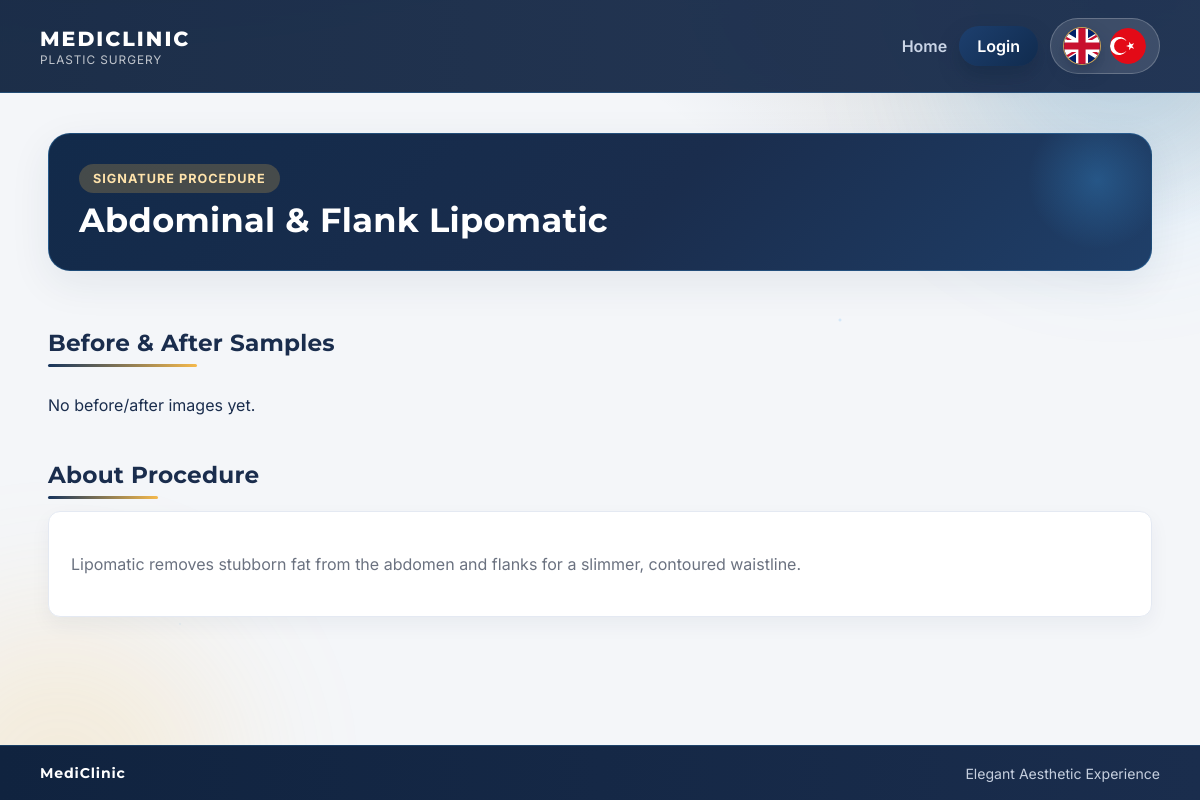
The page /procedure/abdominal-flank-lipomatic/ on the database its author committed.
### clinic/models.py (models this page shows, shortened)
class Procedure(models.Model):
    slug = models.SlugField(unique=True)
    name_en = models.CharField(max_length=120)
    name_tr = models.CharField(max_length=120)
    summary_en = models.TextField()
    summary_tr = models.TextField()
    default_image = models.ImageField(upload_to='procedures/defaults/')
    created_at = models.DateTimeField(auto_now_add=True)
    class Meta:
        ordering = ['name_en']

### clinic/views.py (the view)
# urls.py: path('procedure/<slug:slug>/', views.procedure_detail, name='procedure_detail'),
def procedure_detail(request, slug):
    lang = request.session.get('lang', 'en')
    procedure = get_object_or_404(Procedure, slug=slug)
    gallery_sections = build_gallery_sections(procedure, lang)
    context = {
        'procedure': procedure,
        'name': get_text(procedure, 'name', lang),
        'summary': get_text(procedure, 'summary', lang),
        'gallery_sections': gallery_sections,
        'has_gallery': bool(gallery_sections),
    }
    return render(request, 'clinic/procedure_detail.html', add_shared_forms(request, context))

### clinic/context_processors.py (called while the page is built)
def global_context(request):
    current_lang = request.session.get('lang', 'en')
    if current_lang not in UI_TEXTS:
        current_lang = 'en'
    return {
        'current_lang': current_lang,
        'texts': UI_TEXTS[current_lang],
    }

### clinic/views.py (called while the page is built, shortened)
def get_text(obj, field_base, lang):
    value = getattr(obj, f'{field_base}_{lang}', '')
    if value:
        return value
    return getattr(obj, f'{field_base}_en', '')

def add_shared_forms(request, context):
    if request.user.is_authenticated and 'procedure_form' not in context:
        context['procedure_form'] = ProcedureForm()
    return context

def build_gallery_sections(procedure, lang):
    sections = []
    return sections

### templates/clinic/procedure_detail.html (shortened to what this page needs)
{% extends 'base.html' %}
{% block content %}
<section class="hero">
    <div class="hero-detail-head">
        <div>
            <div class="hero-chip">Signature Procedure</div>
            <h1>{{ name }}</h1>
        </div>
    </div>
</section>
<h2 class="section-title">{{ texts.before_after }}</h2>
{% if has_gallery %}
    <section class="pairs-grid">
        {% for section in gallery_sections %}
            <article class="pair-section" data-section-index="{{ forloop.counter0 }}">
                <h3 class="pair-title">{{ texts.section_label }} {{ forloop.counter }}</h3>
                <div class="pair-images">
                    <div class="pair-side">
                        <span class="image-label">{{ texts.before }}</span>
                        <div class="side-gallery-grid">
                            {% for item in section.before_items %}
                                <div class="side-gallery-item">
                                    <p class="image-item-title">{{ item.title }}</p>
                                    <div class="gallery-thumb">
                                        <img
                                            src="{{ item.image.url }}"
                                            alt="{{ item.title }}"
                                            class="js-gallery-trigger"
                                            data-section-index="{{ forloop.parentloop.counter0 }}"
                                            data-slide-index="{{ forloop.counter0 }}"
                                            data-mode="before"
                                            data-title="{{ item.title }}"
                                        >
                                    </div>
                                    {% if user.is_authenticated %}
                                        <div class="sample-actions">
                                            <a class="btn btn-outline btn-small" href="{% url 'edit_procedure_image' procedure.slug item.id %}">{{ texts.edit_image }}</a>
                                            <form method="post" action="{% url 'delete_procedure_image' procedure.slug item.id %}" onsubmit="return confirm('{{ texts.confirm_delete }}');">
                                                {% csrf_token %}
                                                <button type="submit" class="btn btn-danger btn-small">{{ texts.delete_image }}</button>
                                            </form>
                                        </div>
                                    {% endif %}
                                </div>
                            {% empty %}
                                <p class="gallery-empty">{{ texts.no_before_in_section }}</p>
                            {% endfor %}
                        </div>
                    </div>
                    <div class="pair-side">
                        <span class="image-label">{{ texts.after }}</span>
                        <div class="side-gallery-grid">
                            {% for item in section.after_items %}
                                <div class="side-gallery-item">
                                    <p class="image-item-title">{{ item.title }}</p>
                                    <div class="gallery-thumb">
                                        <img
                                            src="{{ item.image.url }}"
                                            alt="{{ item.title }}"
                                            class="js-gallery-trigger"
                                            data-section-index="{{ forloop.parentloop.counter0 }}"
                                            data-slide-index="{{ forloop.counter0 }}"
                                            data-mode="after"
                                            data-title="{{ item.title }}"
                                        >
                                    </div>
                                    {% if user.is_authenticated %}
                                        <div class="sample-actions">
                                            <a class="btn btn-outline btn-small" href="{% url 'edit_procedure_image' procedure.slug item.id %}">{{ texts.edit_image }}</a>
                                            <form method="post" action="{% url 'delete_procedure_image' procedure.slug item.id %}" onsubmit="return confirm('{{ texts.confirm_delete }}');">
                                                {% csrf_token %}
                                                <button type="submit" class="btn btn-danger btn-small">{{ texts.delete_image }}</button>
                                            </form>
                                        </div>
                                    {% endif %}
                                </div>
                            {% empty %}
                                <p class="gallery-empty">{{ texts.no_after_in_section }}</p>
                            {% endfor %}
                        </div>
                    </div>
                </div>
            </article>
        {% endfor %}
    </section>
{% else %}
    <p>{{ texts.no_samples }}</p>
{% endif %}
<h2 class="section-title">{{ texts.about_procedure }}</h2>
<article class="description-box">
    {{ summary|linebreaks }}
</article>
{% endblock %}

### clinic/static/clinic/styles.css (style rules this page uses)
:root { --primary: #3fa9f5; --accent: #f5b94c; --bg-soft: #f4f6f9; --heading: #1a2d4d; --navy-strong: #10233f; --navy-soft: #16345c; --body: #6b7280; --white: #ffffff; --line: #e4e9f2; --shadow-soft: 0 12px 40px rgba(26, 45, 77, 0.08); --shadow-card: 0 10px 24px rgba(26, 45, 77, 0.1); --page-gutter: clamp(24px, 5vw, 48px); }
* { box-sizing: border-box; }
body { margin: 0; font-family: "Inter", sans-serif; background: radial-gradient(1000px 400px at 10% -20%, rgba(16, 35, 63, 0.2), transparent 60%), radial-gradient(900px 380px at 95% 0%, rgba(22, 52, 92, 0.18), transparent 60%), radial-gradient(800px 360px at 95% 0%, rgba(245, 185, 76, 0.12), transparent 60%), var(--bg-soft); color: var(--heading); position: relative; min-height: 100vh; display: flex; flex-direction: column; }
h1, h2, h3 { font-family: "Montserrat", sans-serif; color: var(--heading); letter-spacing: 0.01em; }
.hero { background: linear-gradient(135deg, #122a4a, #1a2d4d 55%, #1f3f69); border-radius: 22px; border: 1px solid rgba(63, 169, 245, 0.26); padding: 30px; margin-bottom: 28px; box-shadow: var(--shadow-soft); position: relative; overflow: hidden; background-color: var(--heading); }
.hero::after { content: ""; position: absolute; top: -24px; right: -16px; width: 140px; height: 140px; background: radial-gradient(circle, rgba(63, 169, 245, 0.25), transparent 70%); }
.hero h1 { margin: 8px 0 0; font-size: clamp(1.8rem, 2.8vw, 2.5rem); line-height: 1.15; max-width: 640px; color: var(--white); }
.hero-chip { display: inline-flex; padding: 7px 14px; border-radius: 999px; background: rgba(245, 185, 76, 0.22); color: #ffe3ab; font-size: 0.79rem; letter-spacing: 0.08em; text-transform: uppercase; font-weight: 700; position: relative; z-index: 1; }
.hero-detail-head { display: flex; justify-content: space-between; gap: 16px; align-items: flex-start; }
.section-title { margin: 30px 0 12px; font-size: 1.45rem; letter-spacing: 0.01em; position: relative; display: inline-block; }
.section-title::after { content: ""; display: block; width: 52%; height: 3px; border-radius: 999px; margin-top: 7px; background: linear-gradient(90deg, var(--navy-soft), var(--accent)); }
.description-box { background: var(--white); border-left: 4px solid #f2c468; padding: 22px; border-radius: 12px; border: 1px solid var(--line); color: var(--body); line-height: 1.8; box-shadow: 0 8px 20px rgba(26, 45, 77, 0.05); }

### rows shown on the page
Procedure: name_en "Abdominal & Flank Lipomatic", summary_en "Lipomatic removes stubborn fat from the abdomen and flanks for a slimmer, contoured waistline."

### other values the page prints
{{ texts.brand_subtitle }} "PLASTIC SURGERY"
{{ texts.home }} "Home"
{{ texts.login }} "Login"
{{ texts.before_after }} "Before & After Samples"
{{ texts.no_samples }} "No before/after images yet."
{{ texts.about_procedure }} "About Procedure"
